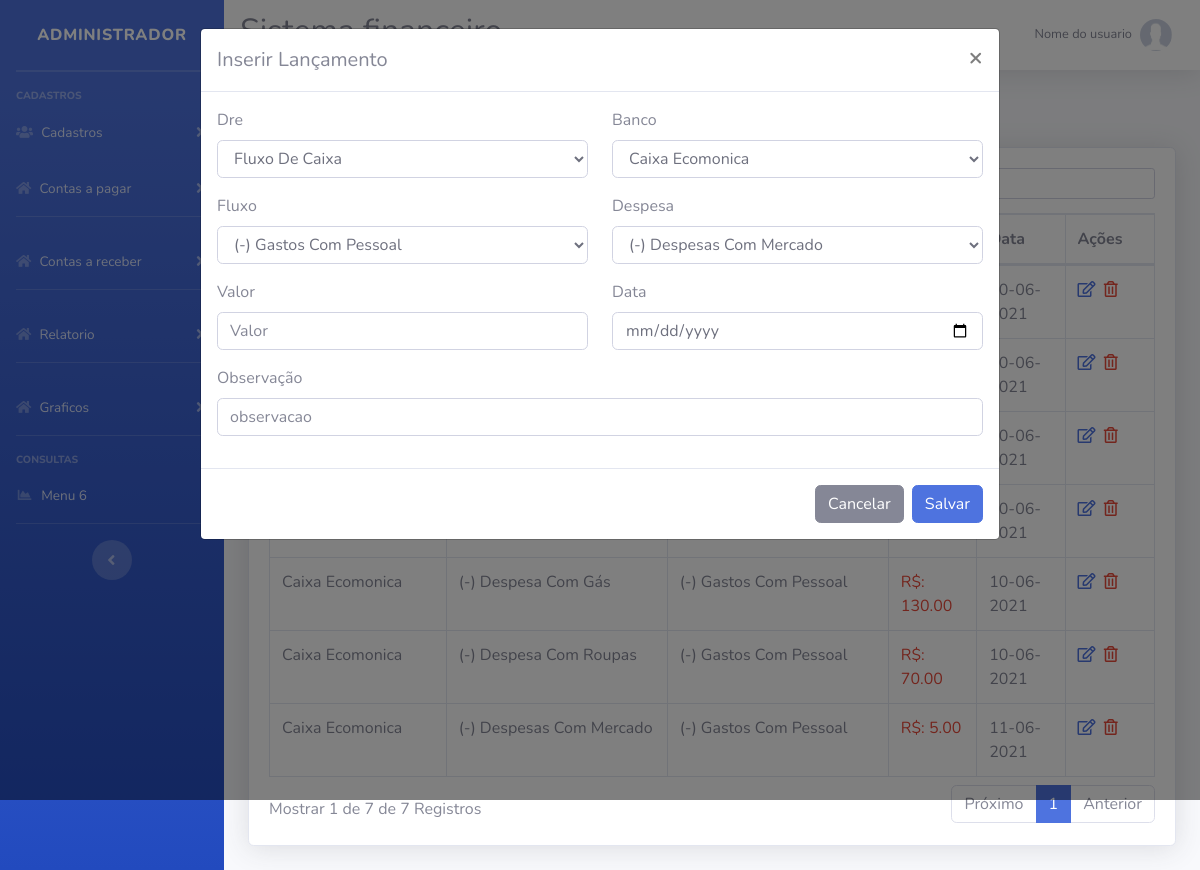
Screenshot of /sistema/index.php?pag=Lancamento&funcao=novo with the database file from the repository.
### tables this page shows
CREATE TABLE `lancamento` (
  `id` int(11) NOT NULL,
  `id_conta` int(11) NOT NULL,
  `id_despesa` int(11) NOT NULL,
  `id_dre` int(11) NOT NULL,
  `id_fluxo` int(11) NOT NULL,
  `valor` decimal(10,2) NOT NULL,
  `data` date NOT NULL,
  `observacao` varchar(255) DEFAULT NULL
);

CREATE TABLE `conta` (
  `id` int(11) NOT NULL,
  `banco` varchar(50) NOT NULL,
  `agencia` varchar(10) NOT NULL,
  `conta` varchar(50) NOT NULL,
  `saldo` decimal(10,2) NOT NULL
);

CREATE TABLE `despesa` (
  `id` int(11) NOT NULL,
  `nome` varchar(50) NOT NULL,
  `tipo` varchar(10) NOT NULL
);

CREATE TABLE `fluxo` (
  `id` int(11) NOT NULL,
  `nome` varchar(50) NOT NULL
);

### sistema/lancamento.php (the view, shortened to what this page needs)
<?php
$pag = "Lancamento";
require_once("../config/conexao.php");
?>
<div class="row mt-4 mb-4">
    <a type="button" class="btn-primary btn-sm ml-3 d-none d-md-block" href="index.php?pag=<?php echo $pag ?>&funcao=novo">Novo Lancamento</a>
</div>
<div class="card shadow mb-4">
    <div class="card-body">
        <div class="table-responsive">
            <table class="table table-bordered" id="dataTable" width="100%" cellspacing="0">
                <thead>
                    <tr>
                        <th width="20%" align="left">Conta</th>
                        <th width="25%" align="left">Despesa</th>
                        <th width="25%" align="left">Fluxo</th>
                        <th width="10%" align="left">Valor</th>
                        <th width="10%" align="left">Data</th>
                        <th width="10%" align="left">Ações</th>
                    </tr>
                </thead>
                <tbody>
                    <?php
                    $query = $pdo->query("SELECT lan.id, cont.banco, de.nome as dre, flu.nome as fluxo, des.nome as despesa, lan.valor, lan.data, des.tipo
                                                    FROM lancamento lan
                                                    join despesa des on des.id = lan.id_despesa
                                                    join conta cont on  cont.id = lan.id_conta
                                                    join dre de on de.id = lan.id_dre
                                                    join fluxo flu on flu.id = lan.id_fluxo");
                    $res = $query->fetchAll(PDO::FETCH_ASSOC);
                    for ($i = 0; $i < count($res); $i++) {
                        $banco    = $res[$i]['banco'];
                        $despesa  = $res[$i]['despesa'];
                        $fluxo    = $res[$i]['fluxo'];
                        $valor    = $res[$i]['valor'];
                        $data     =$res[$i]['data'];
                        $tipo     = $res[$i]['tipo'];
                        $id = $res[$i]['id'];
                        if($tipo == "Saida"){
                            $cor = "text-danger";
                        }else{
                            $cor = "text-primary";
                        }
                    ?>
                        <tr>
                            <td><?php echo $banco ?></td>
                            <td><?php echo $despesa ?></td>
                            <td><?php echo $fluxo ?></td>
                            <td class="<?php echo $cor ?>">R$: <?php echo $valor ?></td>
                            <td><?php echo date('d-m-Y', strtotime($data)) ?></td>
                            <td>
                                <a href="index.php?pag=<?php echo $pag ?>&funcao=editar&id=<?php echo $id ?>" class='text-primary mr-1' title='Editar Dados'><i class='far fa-edit'></i></a>
                                <a href="index.php?pag=<?php echo $pag ?>&funcao=excluir&id=<?php echo $id ?>" class='text-danger mr-1' title='Excluir Registro'><i class='far fa-trash-alt'></i></a>
                            </td>
                        </tr>
                    <?php } ?>
                </tbody>
            </table>
        </div>
    </div>
</div>
<div class="modal fade" id="modalDados" tabindex="-1" role="dialog" aria-labelledby="exampleModalLabel" aria-hidden="true">
    <div class="modal-dialog modal-lg" role="document">
        <div class="modal-content">
            <div class="modal-header">
                <?php
                if (@$_GET['funcao'] == 'editar') {
                    $titulo = "Editar Registro";
                    $id2 = $_GET['id'];
                    $query = $pdo->query("SELECT lan.id, cont.banco, de.nome as dre, fluxo.nome as fluxo, des.nome as despesa, lan.valor, lan.data,
                                            cont.id as id_banco,de.id as id_dre, fluxo.id as id_fluxo, des.id as id_despesa, lan.observacao
                                        FROM lancamento lan
                                        join despesa des on des.id = lan.id_despesa
                                        join conta cont on  cont.id = lan.id_conta
                                        join dre de on de.id = lan.id_dre
                                        join fluxo on fluxo.id = lan.id_fluxo where lan.id = '" . $id2 . "' ");
                    $res = $query->fetchAll(PDO::FETCH_ASSOC);
                    $id_banco   = $res[0]['id_banco'];
                    $id_dre     = $res[0]['id_dre'];
                    $id_fluxo   = $res[0]['id_fluxo'];
                    $id_despesa = $res[0]['id_despesa'];
                    $dre2     = $res[0]['dre'];
                    $banco2   = $res[0]['banco'];
                    $fluxo2   = $res[0]['fluxo'];
                    $despesa2 = $res[0]['despesa'];
                    $valor2   = $res[0]['valor'];
                    $data2    = $res[0]['data'];
                    $observacao2    = $res[0]['observacao'];
                } else {
                    $titulo = "Inserir Lançamento";
                }
                ?>
                <h5 class="modal-title" id="exampleModalLabel"><?php echo $titulo ?></h5>
                <button type="button" class="close" data-dismiss="modal" aria-label="Close">
                    <span aria-hidden="true">&times;</span>
                </button>
            </div>
            <form id="form" method="POST">
                <div class="modal-body">
                    <div class="row">
                        <div class="col-md-6">
                            <div class="form-group">
                                <label>Dre</label>
                                <select name="dre" class="form-control" id="dre">
                                    <?php
                                    $query = $pdo->query("SELECT * FROM dre ");
                                    $res = $query->fetchAll(PDO::FETCH_ASSOC);
                                    for ($i = 0; $i < @count($res); $i++) {
                                        $nome_dre2 = $res[$i]['nome'];
                                        $id_dre2 = $res[$i]['id'];
                                    ?>
                                        <option <?php if (@$id_dre == $id_dre2) { ?> selected <?php } ?> value="<?php echo @$id_dre2 ?>"><?php echo @$nome_dre2 ?></option>
                                    <?php } ?>
                                </select>
                            </div>
                        </div>
                        <div class="col-md-6">
                            <div class="form-group">
                                <label>Banco</label>
                                <select name="banco" class="form-control" id="banco">
                                    <?php
                                    $query = $pdo->query("SELECT * FROM conta ");
                                    $res = $query->fetchAll(PDO::FETCH_ASSOC);
                                    for ($i = 0; $i < @count($res); $i++) {
                                        $nome_banco2 = $res[$i]['banco'];
                                        $id_banco2 = $res[$i]['id'];
                                    ?>
                                        <option <?php if (@$id_banco2 == $id_banco) { ?> selected <?php } ?> value="<?php echo @$id_banco2 ?>"><?php echo @$nome_banco2 ?></option>
                                    <?php } ?>
                                </select>
                            </div>
                        </div>
                    </div>
                    <div class="row">
                        <div class="col-md-6">
                            <div class="form-group">
                                <label>Fluxo</label>
                                <select name="fluxo" class="form-control" id="fluxo">
                                    <?php
                                    $query = $pdo->query("SELECT * FROM fluxo ");
                                    $res = $query->fetchAll(PDO::FETCH_ASSOC);
                                    for ($i = 0; $i < @count($res); $i++) {
                                        $nome_fluxo2 = $res[$i]['nome'];
                                        $id_fluxo2 = $res[$i]['id'];
                                    ?>
                                        <option <?php if (@$id_fluxo == $id_fluxo2) { ?> selected <?php } ?> value="<?php echo $id_fluxo2 ?>"><?php echo $nome_fluxo2 ?></option>
                                    <?php } ?>
                                </select>
                            </div>
                        </div>
                        <div class="col-md-6">
                            <div class="form-group">
                                <label>Despesa</label>
                                <select name="despesa" class="form-control" id="despesa">
                                    <?php
                                    $query = $pdo->query("SELECT * FROM despesa ");
                                    $res = $query->fetchAll(PDO::FETCH_ASSOC);
                                    for ($i = 0; $i < @count($res); $i++) {
                                        $nome_despesa2 = $res[$i]['nome'];
                                        $id_despesa2 = $res[$i]['id'];
                                    ?>
                                        <option <?php if (@$id_despesa == $id_despesa2) { ?> selected <?php } ?> value="<?php echo $id_despesa2 ?>"><?php echo $nome_despesa2 ?></option>
                                    <?php } ?>
                                </select>
                            </div>
                        </div>
                    </div>
                    <div class="row">
                        <div class="col-md-6">
                            <div class="form-group">
                                <label>Valor</label>
                                <input value="<?php echo @$valor2 ?>" type="text" class="form-control" id="valor" name="valor" placeholder="Valor">
                            </div>
                        </div>
                        <div class="col-md-6">
                            <div class="form-group">
                                <label>Data</label>
                                <input value="<?php echo @$data2 ?>" type="date" class="form-control" id="data" name="data" placeholder="Data">
                            </div>
                        </div>
                        <div class="col-md-12">
                            <div class="form-group">
                                <label>Observação</label>
                                <input value="<?php echo @$observacao2 ?>" type="text" class="form-control" id="observacao" name="observacao" placeholder="observacao">
                            </div>
                        </div>
                    </div>
                </div>
                <div class="modal-footer">
                    <button type="button" id="btn-fechar" class="btn btn-secondary" data-dismiss="modal">Cancelar</button>
                    <button type="submit" name="btn-salvar" id="btn-salvar" class="btn btn-primary">Salvar</button>
                </div>
            </form>
        </div>
    </div>
</div>

### rows the page displays
lancamento: data "10-06-2021"
lancamento: data "10-06-2021"
lancamento: data "10-06-2021"
lancamento: data "10-06-2021"
lancamento: id_conta.banco "Caixa Ecomonica", id_despesa.nome "(-) Despesa Com Gás", id_fluxo.nome "(-) Gastos Com Pessoal", valor "130.00", data "10-06-2021"
lancamento: id_conta.banco "Caixa Ecomonica", id_despesa.nome "(-) Despesa Com Roupas", id_fluxo.nome "(-) Gastos Com Pessoal", valor "70.00", data "10-06-2021"
lancamento: id_conta.banco "Caixa Ecomonica", id_despesa.nome "(-) Despesas Com Mercado", id_fluxo.nome "(-) Gastos Com Pessoal", valor "5.00", data "11-06-2021"

### other values shown
$titulo "Inserir Lançamento"
form field dre "Fluxo De Caixa"
form field banco "Caixa Ecomonica"
form field fluxo "(-) Gastos Com Pessoal"
form field despesa "(-) Despesas Com Mercado"
